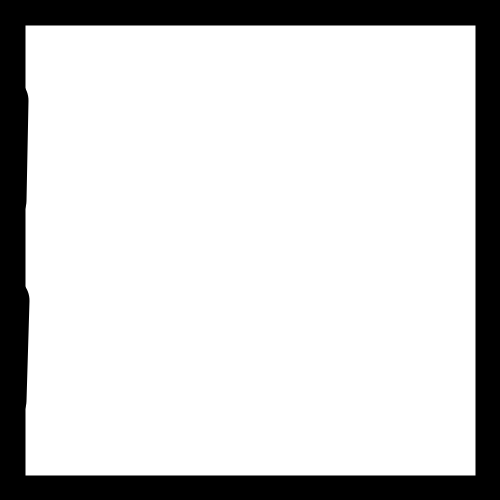
Frame 1 (no input)
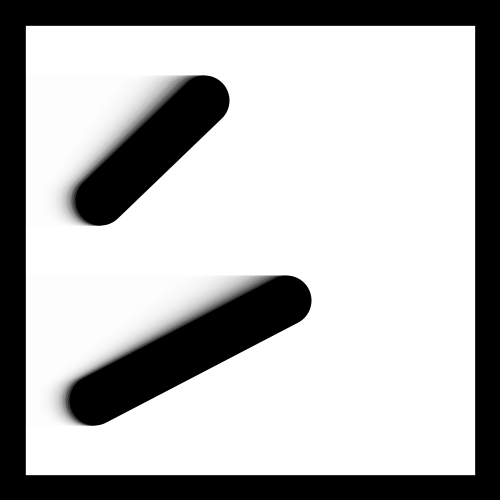
Frame 60 (the mouse pressed at the canvas centre just before this capture)
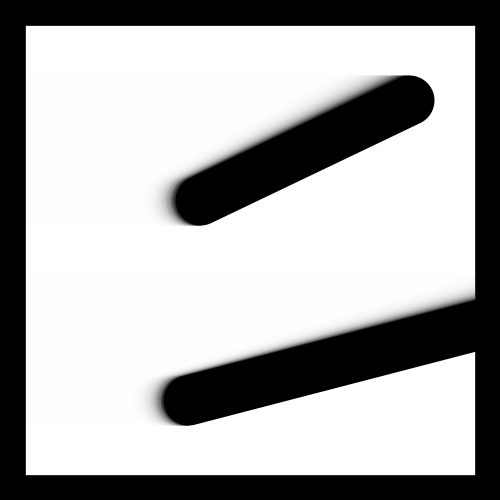
Frame 120 (the mouse held since frame 60 and released just before this capture)

The Processing sketch that drew these frames (run headless with seeded random() and noise(); from frame 60 on, the mouse is pressed at the canvas centre):

// Processing sketch: e10_liniei_powidoki
// ── e10_liniei_powidoki.pde
float v1 = random(0.5, 5.0);
float v2 = random(0.5, 5.0);
float v3 = random(0.5, 5.0);
float v4 = random(0.5, 5.0);

void setup()
{
  size(500, 500);
  strokeWeight(50);
  stroke(0);
  fill(255, 50);
  background(255);
}

void draw()
{
   rect(0,0, width, height);
   line(frameCount*v1, height*0.2, frameCount*v2, height*0.4);
   line(frameCount*v3, height*0.6, frameCount*v4, height*0.8);
}
